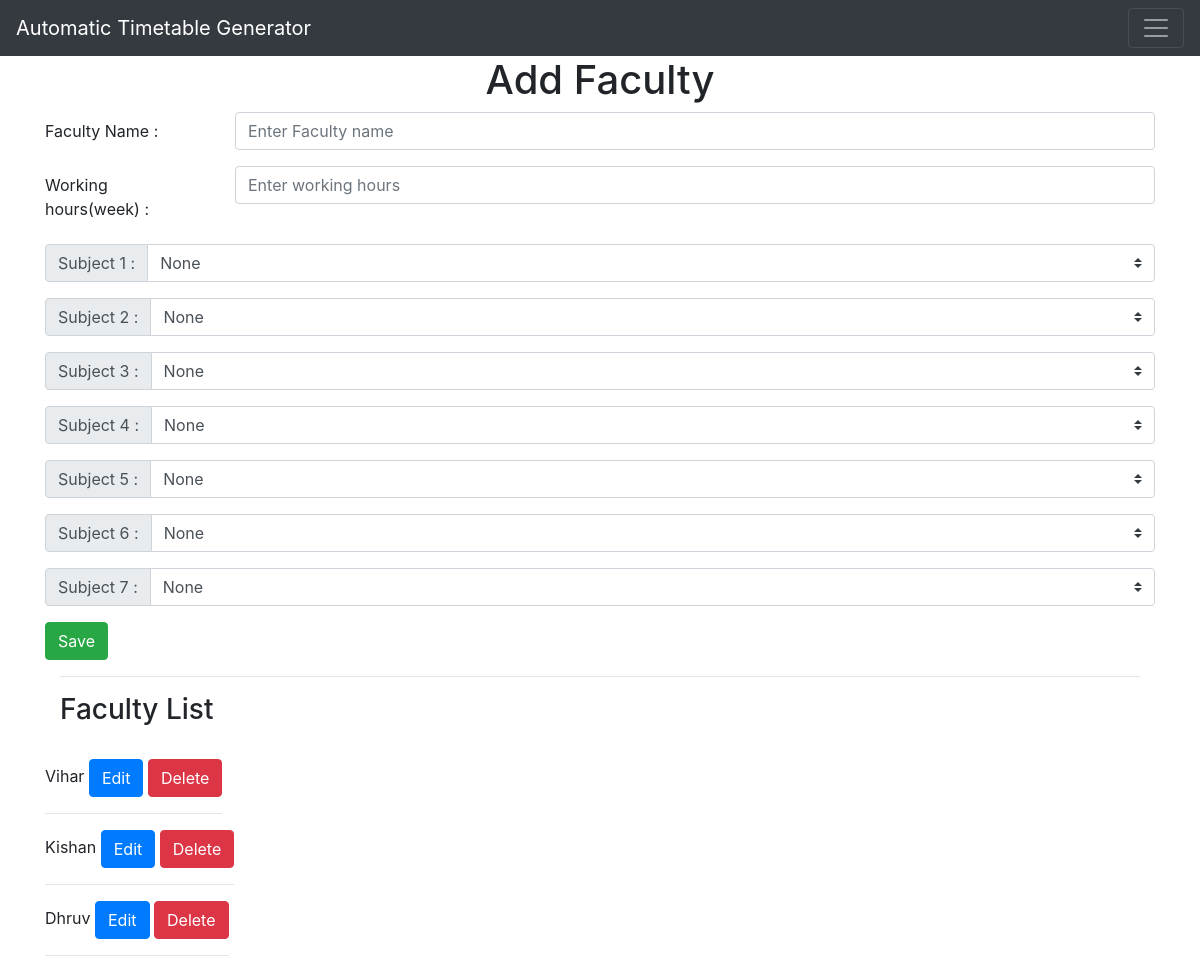
The page /add-faculty on the database as committed earlier.
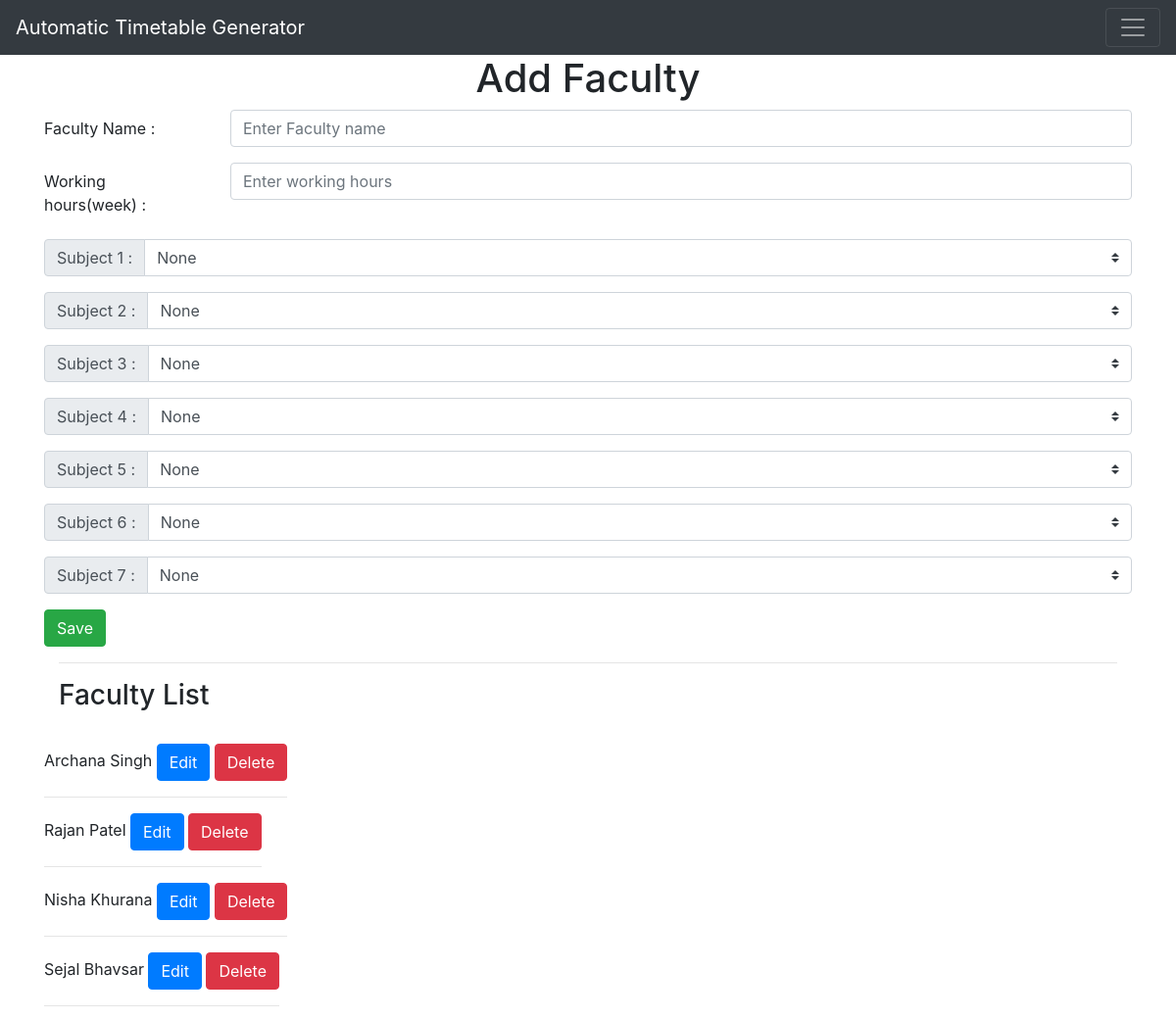
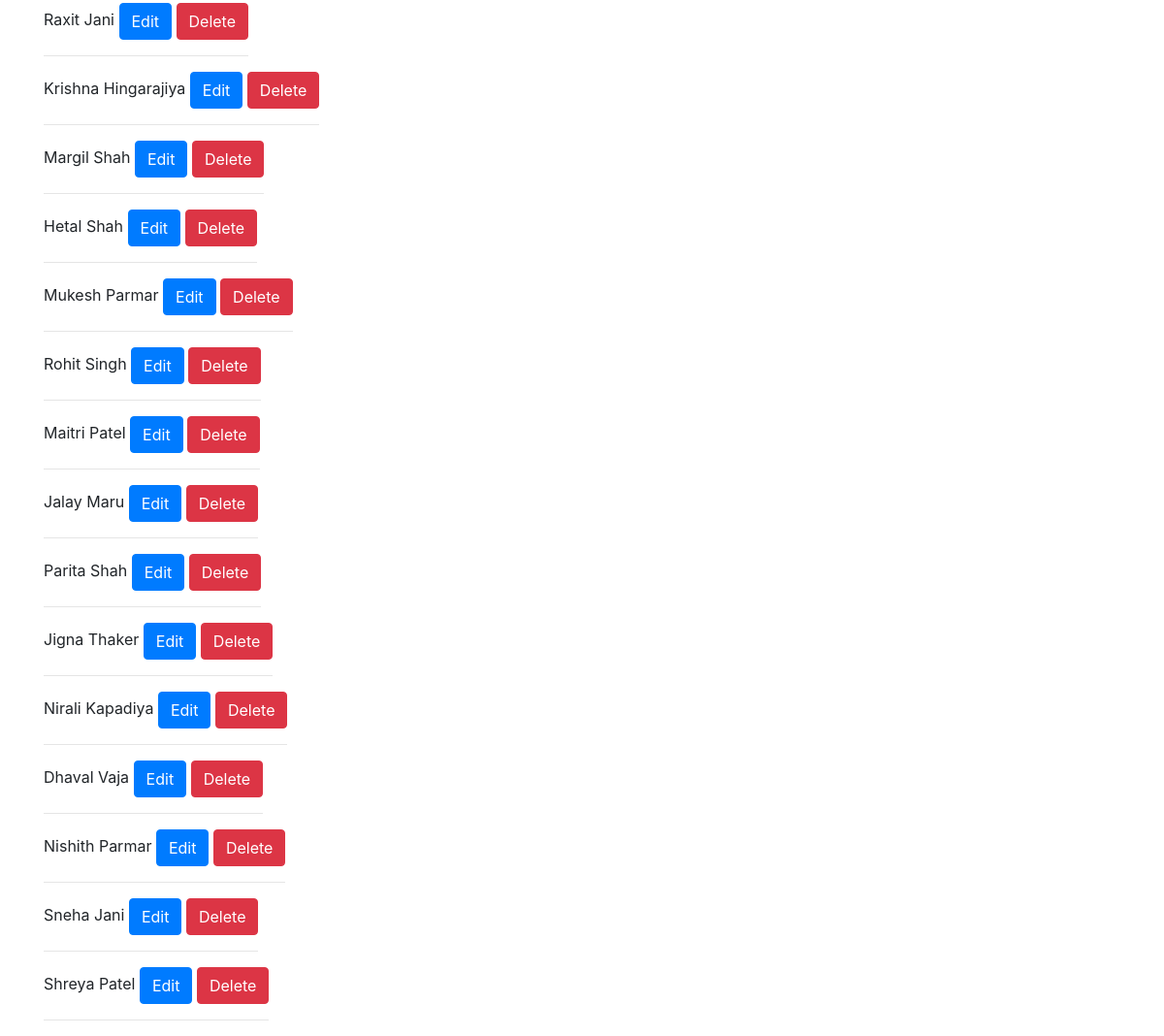
The same page on the database as committed later (2 pictures, top to bottom).
### app.py (models this page shows, shortened)
class Faculty(db.Model):
    faculty_id = db.Column(db.Integer, primary_key=True)
    faculty_name = db.Column(db.String(40), nullable=False)
    faculty_hours = db.Column(db.Integer, nullable=False)
    faculty_subject1 = db.Column(db.String(40), default='none')
    faculty_subject2 = db.Column(db.String(40), default='none')
    faculty_subject3 = db.Column(db.String(40), default='none')
    faculty_subject4 = db.Column(db.String(40), default='none')
    faculty_subject5 = db.Column(db.String(40), default='none')
    faculty_subject6 = db.Column(db.String(40), default='none')
    faculty_subject7 = db.Column(db.String(40), default='none')

### app.py (the view)
@app.route('/add-faculty', methods=['GET','POST'])
def add_faculty():
    if request.method == "POST":
        faculty_name = request.form['faculty_name']
        faculty_hours = request.form['faculty_hours']
        faculty_subject1 = request.form.get('faculty_subject1')
        faculty_subject2 = request.form.get('faculty_subject2')
        faculty_subject3 = request.form.get('faculty_subject3')
        faculty_subject4 = request.form.get('faculty_subject4')
        faculty_subject5 = request.form.get('faculty_subject5')
        faculty_subject6 = request.form.get('faculty_subject6')
        faculty_subject7 = request.form.get('faculty_subject7')
        new_faculty = Faculty(faculty_name=faculty_name, faculty_hours=faculty_hours, faculty_subject1=faculty_subject1, faculty_subject2=faculty_subject2, faculty_subject3=faculty_subject3, faculty_subject4=faculty_subject4, faculty_subject5=faculty_subject5, faculty_subject6=faculty_subject6, faculty_subject7=faculty_subject7)
        db.session.add(new_faculty) # added for this session only
        db.session.commit() # added permanently
        return redirect('/add-faculty')
    else:
        all_faculties = Faculty.query.order_by(Faculty.faculty_id).all()
        all_subjects = Subject.query.order_by(Subject.id).all()
        return render_template('add-faculty.html', subjects = all_subjects, faculties = all_faculties) # to use in loops

### templates/add-faculty.html (shortened to what this page needs)
{% extends 'base.html' %}
{% block body %}
<div class="container">
    <h1 style="text-align:center" >Add Faculty</h1>
</div>
<form action="/add-faculty" method="post">
    <div class="form-group row">
    <label for="faculty_name" class="col-sm-2 col-form-label">Faculty Name :</label>
    <div class="col-sm-10">
      <input type="text" class="form-control" name="faculty_name" id="faculty_name" placeholder="Enter Faculty name" required>
    </div>
  </div>
    <div class="form-group row">
      <label for="faculty_hours" class="col-sm-2 col-form-label">Working hours(week) :</label>
      <div class="col-sm-10">
        <input type="number" class="form-control" name="faculty_hours" id="faculty_hours" placeholder="Enter working hours" required>
      </div>
    </div>
    <div class="input-group mb-3" id="add">
      <div class="input-group-prepend">
        <label class="input-group-text" for="faculty_subject1">Subject 1 :</label>
      </div>
      <select class="custom-select" name="faculty_subject1" id="faculty_subject1">
          <option default value="none">None</option>
      </select>
    </div>
    <div class="input-group mb-3" id="add">
      <div class="input-group-prepend">
        <label class="input-group-text" for="faculty_subject2">Subject 2 :</label>
      </div>
      <select class="custom-select" name="faculty_subject2" id="faculty_subject2">
          <option default value="none">None</option>
      </select>
    </div>
    <div class="input-group mb-3" id="add">
      <div class="input-group-prepend">
        <label class="input-group-text" for="faculty_subject3">Subject 3 :</label>
      </div>
      <select class="custom-select" name="faculty_subject3" id="faculty_subject3">
          <option default value="none">None</option>
      </select>
    </div>
    <div class="input-group mb-3" id="add">
      <div class="input-group-prepend">
        <label class="input-group-text" for="faculty_subject4">Subject 4 :</label>
      </div>
      <select class="custom-select" name="faculty_subject4" id="faculty_subject4">
          <option default value="none">None</option>
      </select>
    </div>
    <div class="input-group mb-3" id="add">
      <div class="input-group-prepend">
        <label class="input-group-text" for="faculty_subject5">Subject 5 :</label>
      </div>
      <select class="custom-select" name="faculty_subject5" id="faculty_subject5">
          <option default value="none">None</option>
      </select>
    </div>
    <div class="input-group mb-3" id="add">
      <div class="input-group-prepend">
        <label class="input-group-text" for="faculty_subject6">Subject 6 :</label>
      </div>
      <select class="custom-select" name="faculty_subject6" id="faculty_subject6">
          <option default value="none">None</option>
      </select>
    </div>
    <div class="input-group mb-3" id="add">
      <div class="input-group-prepend">
        <label class="input-group-text" for="faculty_subject7">Subject 7 :</label>
      </div>
      <select class="custom-select" name="faculty_subject7" id="faculty_subject7">
          <option default value="none">None</option>
      </select>
    </div>
  <div>
      <button class="btn btn-success" type="submit">Save</button>
  </div>
</form>
<div class="container">
    <hr>
    <h3>Faculty List</h3>
    <br>
    {% for faculty in faculties %}
        <div class="row">
            <div class="column">
                {{faculty.faculty_name}}
                <a class="btn btn-primary" href="/edit/faculty/{{faculty.faculty_id}}" >Edit</a>
                <a class="btn btn-danger" href="/delete/faculty/{{faculty.faculty_id}}" >Delete</a>
                <hr>
            </div>
        </div>
    {% endfor %}
</div>
{% endblock %}

### templates/base.html (shortened to what this page needs)
<!DOCTYPE html>
<html lang="en" dir="ltr">
    <head>
        <link rel="stylesheet" href="{{ url_for('static', filename='css/main.css') }}">
        <link rel="stylesheet" href="https://cdn.jsdelivr.net/npm/bootstrap@4.5.3/dist/css/bootstrap.min.css">
    </head>
    <body>
        <nav class="navbar navbar-dark bg-dark">
    <a class="navbar-brand" href="/">Automatic Timetable Generator</a>
    <button class="navbar-toggler" type="button" data-toggle="collapse" data-target="#navbarsExample01" aria-controls="navbarsExample01" aria-expanded="false" aria-label="Toggle navigation">
        <span class="navbar-toggler-icon"></span>
    </button>
</nav>
        <div class="container">
            {% block body %} {% endblock %}
        </div>
    </body>
</html>

### static/css/main.css (style rules this page uses)
body { font-family: Helvetica; }

Rows that differ between the two databases and show on the page:
changed Faculty: faculty_name "Vihar" → "Archana Singh"
changed Faculty: faculty_name "Kishan" → "Rajan Patel"
changed Faculty: faculty_name "Dhruv" → "Nisha Khurana"
added Faculty: faculty_name "Sejal Bhavsar"
added Faculty: faculty_name "Raxit Jani"
added Faculty: faculty_name "Krishna Hingarajiya"
added Faculty: faculty_name "Margil Shah"
added Faculty: faculty_name "Hetal Shah"
added Faculty: faculty_name "Mukesh Parmar"
added Faculty: faculty_name "Rohit Singh"
added Faculty: faculty_name "Maitri Patel"
added Faculty: faculty_name "Jalay Maru"
added Faculty: faculty_name "Parita Shah"
added Faculty: faculty_name "Jigna Thaker"
added Faculty: faculty_name "Nirali Kapadiya"
added Faculty: faculty_name "Dhaval Vaja"
added Faculty: faculty_name "Nishith Parmar"
added Faculty: faculty_name "Sneha Jani"
added Faculty: faculty_name "Shreya Patel"
